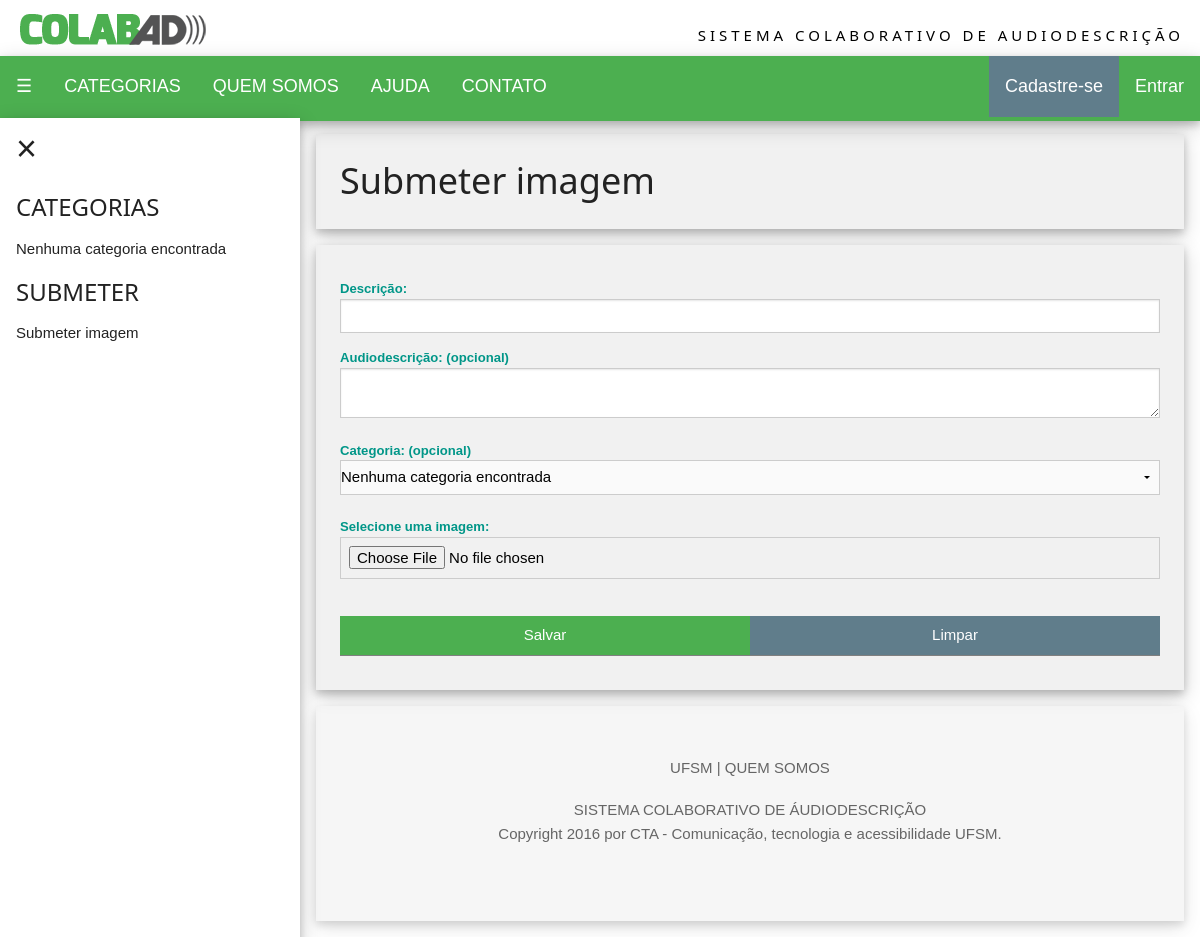
The app's page /siteCTA/upload_imagem.php, older data.
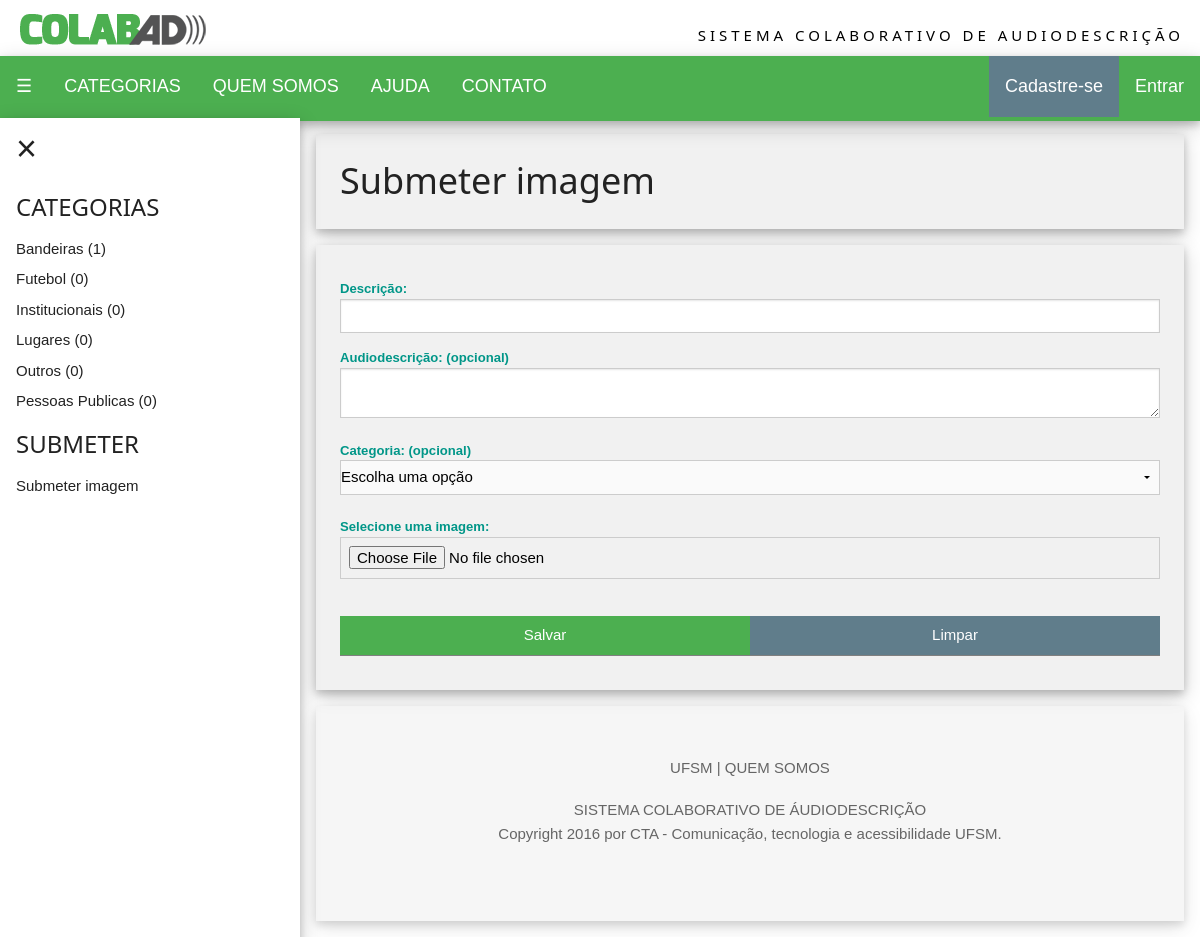
The same page, newer data.
### tables this page shows
CREATE TABLE IF NOT EXISTS `categoria` (
  `cat_codigo` int(11) NOT NULL AUTO_INCREMENT,
  `cat_nome` varchar(50) DEFAULT NULL,
  PRIMARY KEY (`cat_codigo`)
);

### siteCTA/include/config.php (called while the page is built)
<?php
    $URL_PADRAO="http://localhost/ProjetoCTA\siteCTA";
?>

### siteCTA/include/funcoes.php (called while the page is built, shortened)
<?php
function contaCategoria($codCat){
    include("conexao.php");
    $sql = "SELECT `img_codigo`
            FROM `imagens`
            WHERE `cat_codigo` = $codCat";
    $query = $mysqli->query($sql);
    return mysqli_num_rows($query);
}

### siteCTA/upload_imagem.php (the view, shortened to what this page needs)
<!DOCTYPE html>
<html lang="pt-br">
    <head>
        <?php
            include("cabecalho.php");
            $pagina = 'IN';
        ?>
    </head>
    <body>
    <?php
        include("navegacao.php");
    ?>
    <div id="main" class="w3-container" style="margin-left:300px;margin-top:118px">
        <div class="w3-container w3-section w3-padding-large w3-card-4 w3-light-grey">
            <h1>Submeter imagem</h1>
        </div>
        <div class="w3-container w3-section w3-padding-large w3-card-4 w3-light-grey">
            <form method="post" enctype="multipart/form-data" action="upload_recebe.php">
                <br>
                <label class="w3-label"><b>Descrição:</b></label>
                <input class="w3-input w3-border" required name="descricao" type="text" />
                <label class="w3-label"><b>Audiodescrição: (opcional)</b></label>
                <textarea class="w3-input w3-border" name="audiodescricao"></textarea>
                <br>
                <label class="w3-label"><b>Categoria: (opcional)</b></label>
                <select class="w3-select w3-border" name="categoria" required>
                    <option value="" disabled selected> Escolha uma opção</option>
                    <?php
                        $sqlCat = "SELECT `cat_codigo`, `cat_nome` FROM `categoria` ORDER BY `cat_nome`";
                        $queryCat = $mysqli->query($sqlCat);
                        $rowsCat = mysqli_num_rows($queryCat);
                        if ($rowsCat > 0) {
                            while ($registroCat = $queryCat->fetch_assoc()) {
                                echo '<option value="'.$registroCat['cat_codigo'].'"> '.$registroCat['cat_nome'].'</option>';
                            }
                        } else {
                            echo '<option value="" disabled selected>Nenhuma categoria encontrada</option>';
                        }
                    ?>
                </select>
                <br><br>
                <label class="w3-label"><b>Selecione uma imagem:</b></label>
                <input class="w3-input w3-border" required name="arquivo" type="file" />
                <br>
                <div class="w3-row">
                    <input class="w3-input w3-green w3-half" type="submit" value="Salvar" />
                    <input class="w3-input w3-blue-grey w3-half" type="reset" value="Limpar" />
                </div>
                <br>
            </form>
        </div>
        <?php
            include("rodape.php");
        ?>
    </body>
</html>

### siteCTA/cabecalho.php (shortened to what this page needs)
<link rel="stylesheet" href="css/foundation.css">
<link rel="stylesheet" href="css/foundation.min.css">
<link rel="stylesheet" href="foundation-icons/foundation-icons.css">
<link rel="stylesheet" href="css/w3.css">
<link rel="stylesheet" href="css/csspersonalizado.css">

### siteCTA/navegacao.php (shortened to what this page needs)
<?php include("include/config.php");
      include("include/conexao.php");
      include("include/funcoes.php");
?>
<div class="w3-top">
    <div class="w3-row w3-white w3-padding">
        <div class="w3-half" style="margin:4px 0 6px 0"><a href='<?php echo $URL_PADRAO; ?>'><img src='./img/logotipoColabAD.png' alt='colabad.ufsm.com'></a></div>
        <div class="w3-half w3-margin-top w3-wide w3-hide-medium w3-hide-small"><div class="w3-right">SISTEMA COLABORATIVO DE AUDIODESCRIÇÃO</div></div>
    </div>
    <ul class="w3-navbar w3-theme w3-large w3-card-4">
        <li><a class="w3-hover-black w3-padding-16 w3-opennav" href="javascript:void(0)" onclick="w3_open()">☰</a></li>
        <li><a class="w3-hover-black w3-padding-16" href="javascript:void(0)" onclick="w3_show_nav('menuCategoria')">CATEGORIAS</a></li>
        <li><a class="w3-hover-black w3-padding-16" href="javascript:void(0)" onclick="w3_show_nav('menuQuemSomos')">QUEM SOMOS</a></li>
        <li><a class="w3-hover-black w3-padding-16" href="javascript:void(0)" onclick="w3_show_nav('menuAjuda')">AJUDA</a></li>
        <li><a class="w3-hover-black w3-padding-16" href="javascript:void(0)" onclick="w3_show_nav('menuContato')">CONTATO</a></li>
        <li class="w3-right"><a class="w3-btn w3-green w3-hover-black w3-large w3-padding-16" onclick="document.getElementById('id01').style.display='block'" href="#">Entrar</a></li>
        <li class="w3-right"><a class="w3-btn w3-blue-grey w3-hover-black w3-large w3-padding-16" onclick="document.getElementById('id02').style.display='block'" href="#">Cadastre-se</a></li>
    </ul>
</div>
<div class="w3-sidenav w3-card-4" style="width:300px">
    <a href="javascript:void(0)" onclick="w3_close()" class="w3-closenav w3-xxlarge">×</a>
    <div id="menuCategoria" class="myMenu" <?php if ($pagina != 'IN') {echo " style='display:none'";} ?>>
    <div class="w3-container"><h3>CATEGORIAS</h3></div>
    <?php
        $sqlCat = "SELECT `cat_codigo`, `cat_nome` FROM `categoria` ORDER BY `cat_nome`";
        $queryCat = $mysqli->query($sqlCat);
        $rowsCat = mysqli_num_rows($queryCat);
        if ($rowsCat > 0) {
            while ($registroCat = $queryCat->fetch_assoc()) {
                echo '<a href="./categoria.php?id='.$registroCat['cat_codigo'].'">'.$registroCat['cat_nome'].' (';
                echo contaCategoria($registroCat['cat_codigo']);
                echo ')</a>';
            }
        } else {
            echo "<a>Nenhuma categoria encontrada</a>";
        }
    ?>
        <div class="w3-container"><h3>SUBMETER</h3></div>
        <a href="./upload_imagem.php">Submeter imagem</a>
    </div>
</div>

### siteCTA/rodape.php (shortened to what this page needs)
<footer class="w3-container w3-section w3-padding-jumbo w3-card-4 w3-light-grey w3-center w3-opacity">
  <p><nav>
  <a href="http://site.ufsm.br" target="_blank">UFSM</a> |
  <a href="./QSdescricao.php" target="_top">QUEM SOMOS</a>
  </nav></p>
  <p>
  SISTEMA COLABORATIVO DE ÁUDIODESCRIÇÃO<br>
  Copyright 2016 por CTA - Comunicação, tecnologia e acessibilidade UFSM.<br><br>
  </p>
</footer>
</div>

### siteCTA/css/csspersonalizado.css (style rules this page uses)
.w3-theme { color:#fff !important; background-color:#4CAF50 !important; }
.w3-btn { background-color:#4CAF50; margin-bottom:4px; }

Row changes from the older to the newer data that the page shows:
added categoria: cat_nome "Bandeiras", cat_codigo "1"
added categoria: cat_nome "Futebol", cat_codigo "0"
added categoria: cat_nome "Institucionais", cat_codigo "0"
added categoria: cat_nome "Lugares", cat_codigo "0"
added categoria: cat_nome "Outros", cat_codigo "0"
added categoria: cat_nome "Pessoas Publicas", cat_codigo "0"
Text that changed along with them:
form field categoria: "Nenhuma categoria encontrada" → "Escolha uma opção"
text no longer shown: "Nenhuma categoria encontrada"
